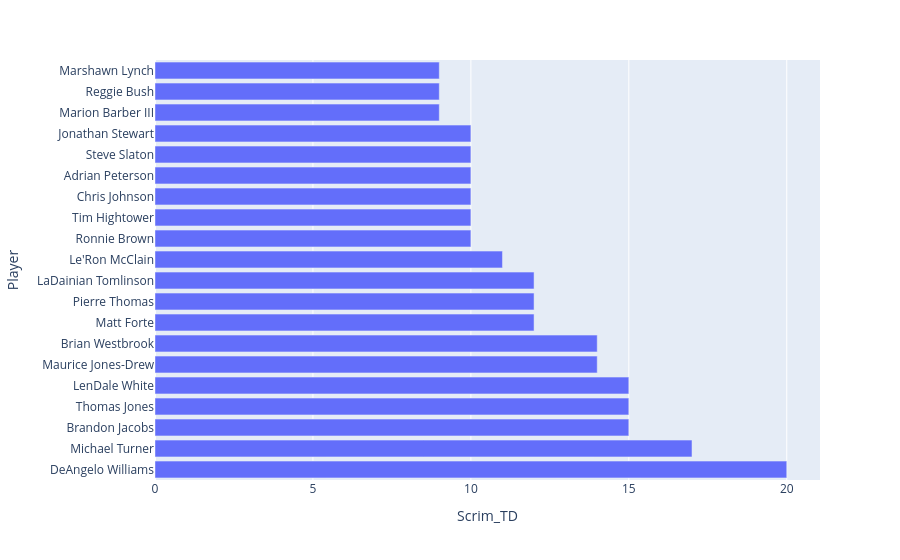

Source (notebook cell):
### Code cell
## Another plot to add
#See how players stack up to their peers in a given year on a given stat

filtered = nfl[nfl['Pos'] == 'RB']  # one position
filtered = filtered[filtered['Year'] == 2008]  # one year
top10 = filtered.nlargest(20, 'Scrim_TD')

fig = px.bar(top10, x ='Scrim_TD' , y = "Player", orientation='h')
fig.show()

### Figure 1 — Plotly figure (JSON) as saved in the notebook; plotly's stock layout.template omitted (floating-point values rounded to 4 significant figures)
{"data": [{"hovertemplate": "Scrim_TD=%{x}<br>Player=%{y}<extra></extra>", "legendgroup": "", "marker": {"color": "#636efa", "pattern": {"shape": ""}}, "name": "", "orientation": "h", "showlegend": false, "textposition": "auto", "type": "bar", "x": [20, 17, 15, 15, 15, 14, 14, 12, 12, 12, 11, 10, 10, 10, 10, 10, 10, 9, 9, 9], "xaxis": "x", "y": ["DeAngelo Williams", "Michael Turner", "Brandon Jacobs", "Thomas Jones", "LenDale White", "Maurice Jones-Drew", "Brian Westbrook", "Matt Forte", "Pierre Thomas", "LaDainian Tomlinson", "Le'Ron McClain", "Ronnie Brown", "Tim Hightower", "Chris Johnson", "Adrian Peterson", "Steve Slaton", "Jonathan Stewart", "Marion Barber III", "Reggie Bush", "Marshawn Lynch"], "yaxis": "y"}], "layout": {"barmode": "relative", "legend": {"tracegroupgap": 0}, "margin": {"t": 60}, "xaxis": {"anchor": "y", "domain": [0, 1], "title": {"text": "Scrim_TD"}}, "yaxis": {"anchor": "x", "domain": [0, 1], "title": {"text": "Player"}}}}
